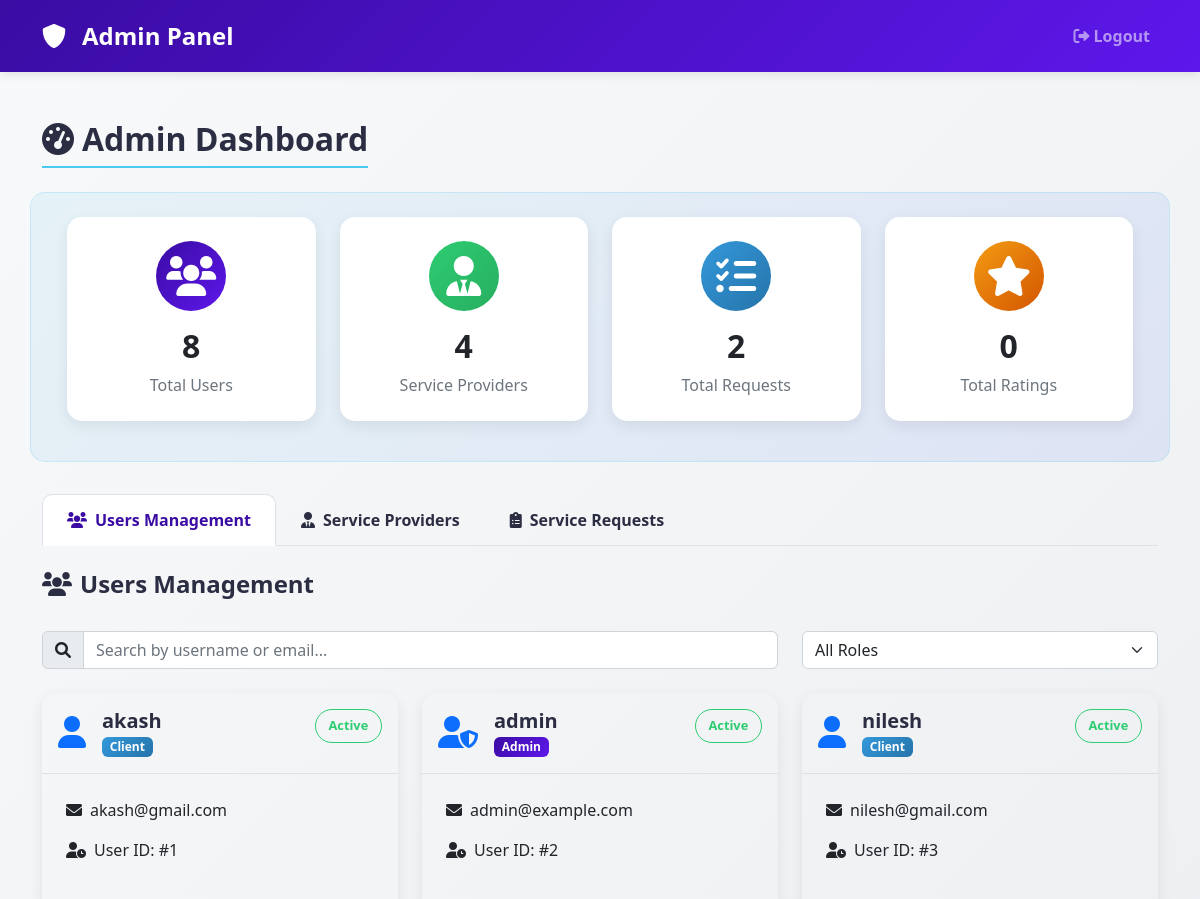
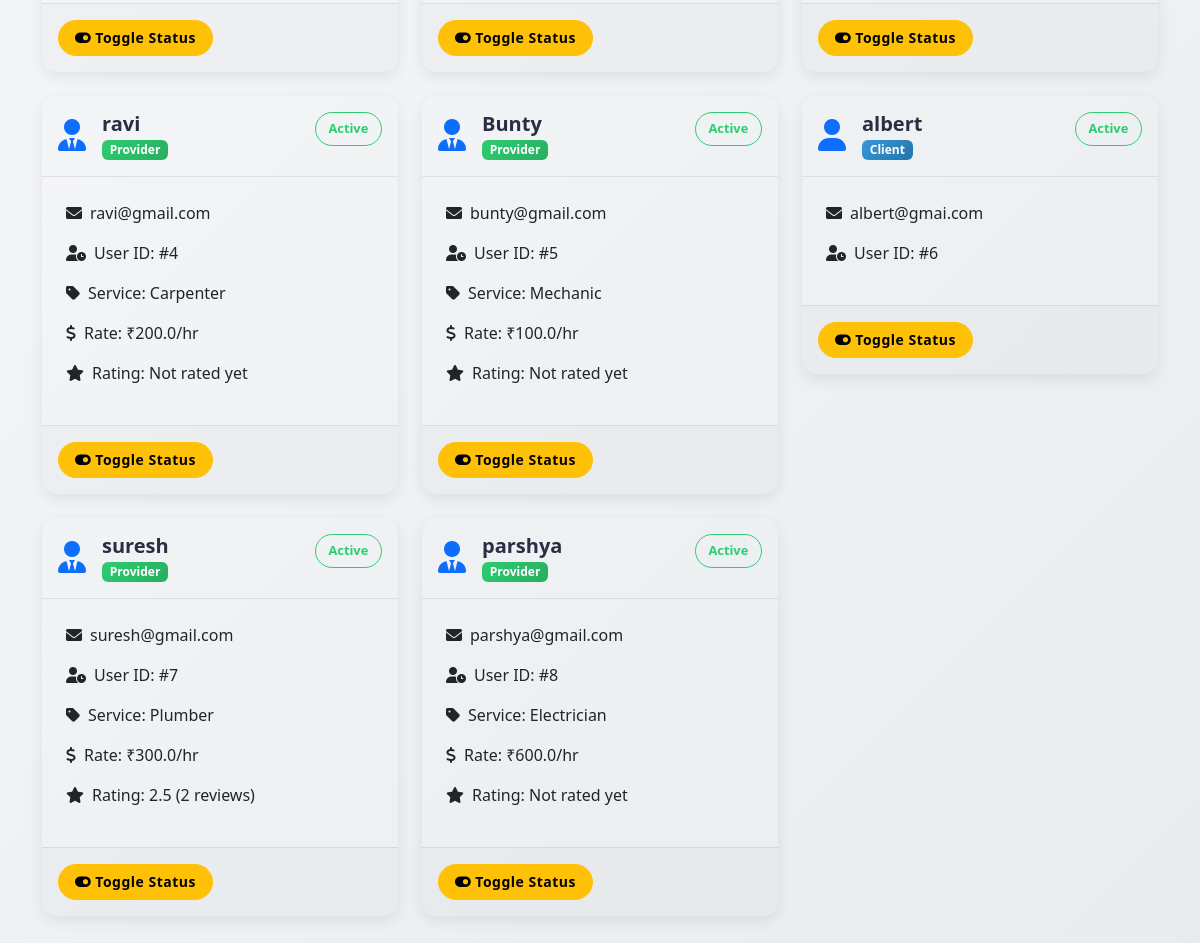
Page /admin/dashboard (signed in) on the committed database (2 pictures, top to bottom).
### app.py (models this page shows)
class User(db.Model):
    id = db.Column(db.Integer, primary_key=True)
    username = db.Column(db.String(80), unique=True, nullable=False)
    password = db.Column(db.String(200), nullable=False)
    email = db.Column(db.String(120), unique=True, nullable=False)
    role = db.Column(db.String(20), nullable=False)  # 'client', 'provider', 'admin'
    active = db.Column(db.Boolean, default=True)

class ServiceProvider(db.Model):
    id = db.Column(db.Integer, primary_key=True)
    user_id = db.Column(db.Integer, db.ForeignKey('user.id'), nullable=False)
    service_type = db.Column(db.String(50), nullable=False)  # 'electrician', 'plumber', etc.
    rate = db.Column(db.Float, nullable=False)
    description = db.Column(db.Text)
    avg_rating = db.Column(db.Float, default=0)  # Average rating
    total_ratings = db.Column(db.Integer, default=0)

### app.py (the view)
@app.route('/admin/dashboard')
def admin_dashboard():
    if 'user_id' not in session or session['role'] != 'admin':
        return redirect(url_for('login'))
    users = User.query.all()
    providers = ServiceProvider.query.all()
    requests = ServiceRequest.query.all()
    return render_template('admin/dashboard.html', users=users, providers=providers, requests=requests)

### templates/admin/dashboard.html (shortened to what this page needs)
<!DOCTYPE html>
<html lang="en">
<head>
    <link href="https://cdn.jsdelivr.net/npm/bootstrap@5.2.3/dist/css/bootstrap.min.css" rel="stylesheet">
    <link rel="stylesheet" href="https://cdnjs.cloudflare.com/ajax/libs/animate.css/4.1.1/animate.min.css">
    <link rel="stylesheet" href="https://cdnjs.cloudflare.com/ajax/libs/font-awesome/6.0.0/css/all.min.css">
</head>
<body>
    <nav class="navbar navbar-expand-lg navbar-dark">
        <div class="container">
            <a class="navbar-brand" href="#">
                <i class="fas fa-shield-alt me-2"></i>Admin Panel
            </a>
            <div class="collapse navbar-collapse" id="navbarNav">
                <ul class="navbar-nav ms-auto">
                    <li class="nav-item">
                        <a class="nav-link" href="{{ url_for('logout') }}">
                            <i class="fas fa-sign-out-alt me-1"></i>Logout
                        </a>
                    </li>
                </ul>
            </div>
        </div>
    </nav>
    <div class="container mt-4">
        <h2 class="animate__animated animate__fadeIn">
            <i class="fas fa-tachometer-alt me-2"></i>Admin Dashboard
        </h2>
        <div class="row dashboard-stats animate__animated animate__fadeIn">
            <div class="col-md-3 mb-3">
                <div class="stat-card text-center">
                    <div class="stat-icon icon-purple mb-3">
                        <i class="fas fa-users"></i>
                    </div>
                    <h3 class="stat-number">{{ users|length }}</h3>
                    <p class="stat-label">Total Users</p>
                </div>
            </div>
            <div class="col-md-3 mb-3">
                <div class="stat-card text-center">
                    <div class="stat-icon icon-green mb-3">
                        <i class="fas fa-user-tie"></i>
                    </div>
                    <h3 class="stat-number">{{ providers|length }}</h3>
                    <p class="stat-label">Service Providers</p>
                </div>
            </div>
            <div class="col-md-3 mb-3">
                <div class="stat-card text-center">
                    <div class="stat-icon icon-blue mb-3">
                        <i class="fas fa-tasks"></i>
                    </div>
                    <h3 class="stat-number">{{ requests|length }}</h3>
                    <p class="stat-label">Total Requests</p>
                </div>
            </div>
            <div class="col-md-3 mb-3">
                <div class="stat-card text-center">
                    <div class="stat-icon icon-orange mb-3">
                        <i class="fas fa-star"></i>
                    </div>
                    <h3 class="stat-number">
                        {% set rating_count = 0 %}
                        {% for provider in providers %}
                            {% if provider.total_ratings %}
                                {% set rating_count = rating_count + provider.total_ratings %}
                            {% endif %}
                        {% endfor %}
                        {{ rating_count }}
                    </h3>
                    <p class="stat-label">Total Ratings</p>
                </div>
            </div>
        </div>
        <ul class="nav nav-tabs" id="adminTabs" role="tablist">
            <li class="nav-item" role="presentation">
                <button class="nav-link active" id="users-tab" data-bs-toggle="tab" data-bs-target="#users" type="button" role="tab" aria-controls="users" aria-selected="true">
                    <i class="fas fa-users me-2"></i>Users Management
                </button>
            </li>
            <li class="nav-item" role="presentation">
                <button class="nav-link" id="providers-tab" data-bs-toggle="tab" data-bs-target="#providers" type="button" role="tab" aria-controls="providers" aria-selected="false">
                    <i class="fas fa-user-tie me-2"></i>Service Providers
                </button>
            </li>
            <li class="nav-item" role="presentation">
                <button class="nav-link" id="requests-tab" data-bs-toggle="tab" data-bs-target="#requests" type="button" role="tab" aria-controls="requests" aria-selected="false">
                    <i class="fas fa-clipboard-list me-2"></i>Service Requests
                </button>
            </li>
        </ul>
        <div class="tab-content" id="adminTabsContent">
            <div class="tab-pane fade show active" id="users" role="tabpanel" aria-labelledby="users-tab">
                <div class="d-flex justify-content-between align-items-center mb-4">
                    <h4><i class="fas fa-users me-2"></i>Users Management</h4>
                </div>
                <div class="row search-filter">
                    <div class="col-md-8">
                        <div class="input-group">
                            <span class="input-group-text"><i class="fas fa-search"></i></span>
                            <input type="text" class="form-control" id="userSearch" placeholder="Search by username or email...">
                        </div>
                    </div>
                    <div class="col-md-4">
                        <select class="form-select" id="userRoleFilter">
                            <option value="">All Roles</option>
                        </select>
                    </div>
                </div>
                <div class="row" id="usersList">
                    {% for user in users %}
                    <div class="col-lg-4 col-md-6 user-card-container animate__animated animate__fadeIn" data-role="{{ user.role }}">
                        <div class="user-card position-relative">
                            <span class="status-badge badge-outline badge-outline-success">Active</span>
                            <div class="user-card-header d-flex align-items-center">
                                <div class="me-3">
                                    <i class="fas {% if user.role == 'admin' %}fa-user-shield{% elif user.role == 'provider' %}fa-user-tie{% else %}fa-user{% endif %} fa-2x text-primary"></i>
                                </div>
                                <div>
                                    <h5 class="mb-0">{{ user.username }}</h5>
                                    <span class="badge bg-{{ 'purple' if user.role == 'admin' else 'success' if user.role == 'provider' else 'info' }}">
                                        {{ user.role.title() }}
                                    </span>
                                </div>
                            </div>
                            <div class="user-card-body">
                                <p><i class="fas fa-envelope me-2"></i>{{ user.email }}</p>
                                <p><i class="fas fa-user-clock me-2"></i>User ID: #{{ user.id }}</p>
                                {% if user.role == 'provider' %}
                                    {% for provider in providers %}
                                        {% if provider.user_id == user.id %}
                                            <p><i class="fas fa-tag me-2"></i>Service: {{ provider.service_type.title() }}</p>
                                            <p><i class="fas fa-dollar-sign me-2"></i>Rate: ₹{{ provider.rate }}/hr</p>
                                            <p>
                                                <i class="fas fa-star me-2"></i>Rating:
                                                {% if provider.avg_rating %}
                                                    {{ "%.1f"|format(provider.avg_rating) }} ({{ provider.total_ratings }} reviews)
                                                {% else %}
                                                    Not rated yet
                                                {% endif %}
                                            </p>
                                        {% endif %}
                                    {% endfor %}
                                {% endif %}
                            </div>
                            <div class="user-card-footer d-flex justify-content-between">
                                <form method="POST" action="{{ url_for('toggle_user', user_id=user.id) }}" class="d-inline">
                                    <button type="submit" class="btn btn-sm btn-warning">
                                        <i class="fas fa-toggle-on me-1"></i>Toggle Status
                                    </button>
                                </form>
                            </div>
                        </div>
                    </div>
                    {% endfor %}
                </div>
            </div>
        </div>
    </div>
</body>
</html>

### templates/admin/dashboard.html (style rules this page uses)
:root { --primary-color: #3a0ca3; --secondary-color: #5e17eb; --accent-color: #4cc9f0; --light-bg: #f8f9fa; --dark-text: #2b2d42; --success-color: #2ecc71; --info-color: #3498db; --warning-color: #f39c12; --danger-color: #e74c3c; }
body { font-family: 'Segoe UI', Tahoma, Geneva, Verdana, sans-serif; background: linear-gradient(135deg, var(--light-bg) 0%, #e9ecef 100%); min-height: 100vh; }
.navbar { background: linear-gradient(135deg, var(--primary-color) 0%, var(--secondary-color) 100%); box-shadow: 0 2px 10px rgba(0, 0, 0, 0.1); padding: 0.8rem 1rem; }
.navbar-brand { font-weight: 700; font-size: 1.5rem; display: flex; align-items: center; gap: 0.5rem; }
.nav-link { font-weight: 600; padding: 0.5rem 1rem; border-radius: 50px; transition: all 0.3s ease; }
.bg-purple { background: linear-gradient(135deg, var(--primary-color) 0%, var(--secondary-color) 100%) !important; }
.bg-info { background: linear-gradient(135deg, var(--info-color) 0%, #2574a9 100%) !important; }
.bg-success { background: linear-gradient(135deg, var(--success-color) 0%, #27ae60 100%) !important; }
.btn { border-radius: 50px; padding: 0.6rem 1.5rem; font-weight: 600; letter-spacing: 0.5px; transition: all 0.3s ease; }
.btn-sm { padding: 0.4rem 1rem; }
h2, h4, h5 { color: var(--dark-text); font-weight: 700; }
h2 { margin: 1.5rem 0; padding-bottom: 0.5rem; border-bottom: 2px solid var(--accent-color); display: inline-block; }
.dashboard-stats { background: linear-gradient(135deg, rgba(76, 201, 240, 0.1) 0%, rgba(67, 97, 238, 0.1) 100%); border-radius: 15px; padding: 1.5rem; margin-bottom: 2rem; border: 1px solid rgba(76, 201, 240, 0.2); }
.stat-card { border-radius: 15px; padding: 1.5rem; height: 100%; transition: all 0.3s ease; background: white; box-shadow: 0 5px 15px rgba(0, 0, 0, 0.08); }
.stat-icon { font-size: 2.5rem; margin-bottom: 1rem; display: inline-block; width: 70px; height: 70px; line-height: 70px; text-align: center; border-radius: 50%; color: white; }
.stat-number { font-size: 2rem; font-weight: 700; margin-bottom: 0.5rem; }
.stat-label { font-size: 1rem; color: #6c757d; margin-bottom: 0; }
.icon-purple { background: linear-gradient(135deg, var(--primary-color) 0%, var(--secondary-color) 100%); }
.icon-green { background: linear-gradient(135deg, var(--success-color) 0%, #27ae60 100%); }
.icon-blue { background: linear-gradient(135deg, var(--info-color) 0%, #2574a9 100%); }
.icon-orange { background: linear-gradient(135deg, var(--warning-color) 0%, #d35400 100%); }
.search-filter { margin-bottom: 1.5rem; }
.tab-content { padding: 1.5rem 0; }
.nav-tabs .nav-link { border-radius: 10px 10px 0 0; padding: 0.8rem 1.5rem; font-weight: 600; color: var(--dark-text); border: 1px solid transparent; }
.nav-tabs .nav-link.active { color: var(--primary-color); border-color: #dee2e6 #dee2e6 #fff; background-color: white; }
.user-card { border-radius: 15px; overflow: hidden; margin-bottom: 1.5rem; box-shadow: 0 5px 15px rgba(0, 0, 0, 0.08); transition: all 0.3s ease; }
.user-card-header { padding: 1rem; border-bottom: 1px solid rgba(0, 0, 0, 0.08); }
.user-card-body { padding: 1.5rem; }
.user-card-footer { padding: 1rem; border-top: 1px solid rgba(0, 0, 0, 0.08); background-color: rgba(0, 0, 0, 0.02); }
.badge-outline { background-color: transparent; border: 1px solid; }
.badge-outline-success { color: var(--success-color); border-color: var(--success-color); }
.status-badge { position: absolute; top: 1rem; right: 1rem; padding: 0.4rem 0.8rem; border-radius: 50px; font-size: 0.8rem; font-weight: 600; }

### rows in the picture
User: username "akash", role "Client", email "akash@gmail.com", id "1"
User: username "admin", role "Admin", email "admin@example.com", id "2"
User: username "nilesh", role "Client", email "nilesh@gmail.com", id "3"
User: username "ravi", role "Provider", email "ravi@gmail.com", id "4"
ServiceProvider: service_type "Carpenter", rate "200.0", avg_rating "Not rated yet"
User: username "Bunty", role "Provider", email "bunty@gmail.com", id "5"
ServiceProvider: service_type "Mechanic", rate "100.0", avg_rating "Not rated yet"
User: username "albert", role "Client", email "albert@gmai.com", id "6"
User: username "suresh", role "Provider", email "suresh@gmail.com", id "7"
ServiceProvider: service_type "Plumber", rate "300.0", avg_rating "2.5", total_ratings "2"
User: username "parshya", role "Provider", email "parshya@gmail.com", id "8"
ServiceProvider: service_type "Electrician", rate "600.0", avg_rating "Not rated yet"

### other values in the picture
{{ users|length }} "8"
{{ providers|length }} "4"
{{ requests|length }} "2"
{{ rating_count }} "0"
